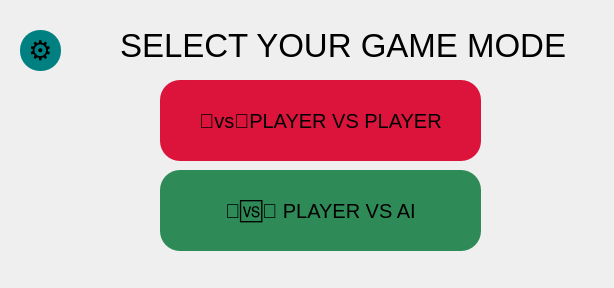
<?xml version="1.0" encoding="UTF-8"?>
<ui version="4.0">
 <class>GameModeWindow</class>
 <widget class="QMainWindow" name="GameModeWindow">
  <property name="geometry">
   <rect>
    <x>0</x>
    <y>0</y>
    <width>614</width>
    <height>288</height>
   </rect>
  </property>
  <property name="windowTitle">
   <string>Game Mode Selection</string>
  </property>
  <property name="styleSheet">
   <string notr="true">QMainWindow {
background-image: url(:/image/5599352.jpg);
background-position:center;
}</string>
  </property>
  <widget class="QWidget" name="centralwidget">
   <widget class="QLabel" name="label">
    <property name="geometry">
     <rect>
      <x>120</x>
      <y>10</y>
      <width>521</width>
      <height>71</height>
     </rect>
    </property>
    <property name="font">
     <font>
      <pointsize>25</pointsize>
     </font>
    </property>
    <property name="text">
     <string>SELECT YOUR GAME MODE</string>
    </property>
   </widget>
   <widget class="QPushButton" name="playerVsAI">
    <property name="geometry">
     <rect>
      <x>160</x>
      <y>170</y>
      <width>321</width>
      <height>81</height>
     </rect>
    </property>
    <property name="font">
     <font>
      <pointsize>15</pointsize>
     </font>
    </property>
    <property name="cursor">
     <cursorShape>PointingHandCursor</cursorShape>
    </property>
    <property name="styleSheet">
     <string notr="true">QPushButton{
background-color:SeaGreen;
border-radius:20px;
}</string>
    </property>
    <property name="text">
     <string>👤🆚🤖 PLAYER VS AI</string>
    </property>
   </widget>
   <widget class="QPushButton" name="playerVsPlayer">
    <property name="geometry">
     <rect>
      <x>160</x>
      <y>80</y>
      <width>321</width>
      <height>81</height>
     </rect>
    </property>
    <property name="font">
     <font>
      <pointsize>15</pointsize>
     </font>
    </property>
    <property name="cursor">
     <cursorShape>PointingHandCursor</cursorShape>
    </property>
    <property name="styleSheet">
     <string notr="true">QPushButton{
background-color:Crimson

;
border-radius:20px;
}</string>
    </property>
    <property name="text">
     <string>👤vs👤PLAYER VS PLAYER</string>
    </property>
   </widget>
   <widget class="QPushButton" name="settingButton">
    <property name="geometry">
     <rect>
      <x>20</x>
      <y>30</y>
      <width>41</width>
      <height>41</height>
     </rect>
    </property>
    <property name="font">
     <font>
      <pointsize>20</pointsize>
     </font>
    </property>
    <property name="cursor">
     <cursorShape>PointingHandCursor</cursorShape>
    </property>
    <property name="styleSheet">
     <string notr="true">QPushButton{
background-color:teal;
border-radius:20px;
}</string>
    </property>
    <property name="text">
     <string>⚙</string>
    </property>
   </widget>
  </widget>
 </widget>
 <tabstops>
  <tabstop>playerVsPlayer</tabstop>
  <tabstop>playerVsAI</tabstop>
 </tabstops>
 <resources/>
 <connections/>
</ui>
